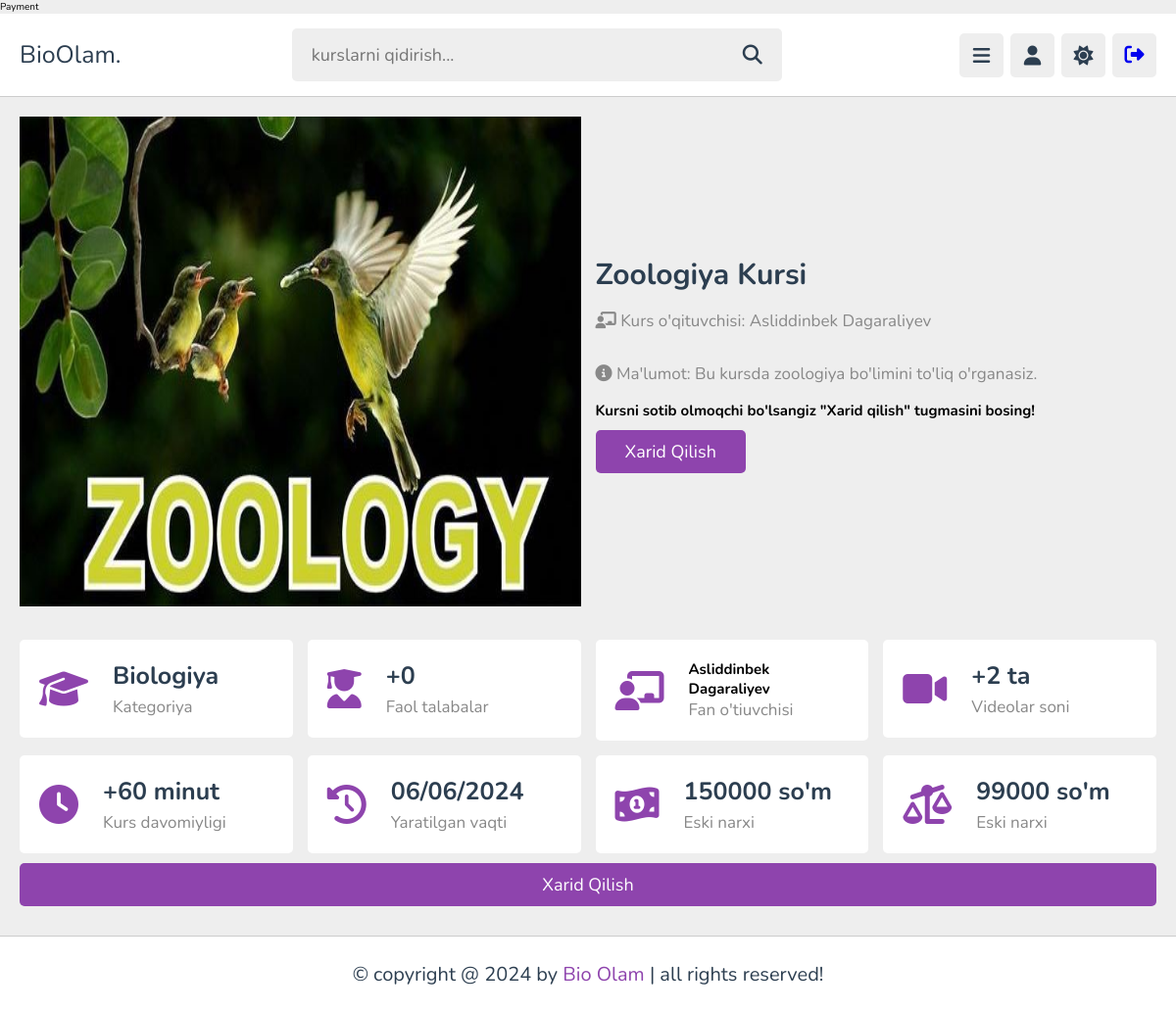
Page /courses/playlists/4/pay/ (signed in) on the committed database.
### courses/models.py (models this page shows, shortened)
class Subcategory(models.Model):
    class CourseType(models.TextChoices):
        Free = "Free", "Free"
        Paid = "Paid", "Paid"
    category = models.ForeignKey(
        Category,
        on_delete=models.CASCADE,
        related_name='subcategories'
    )
    teacher = models.ForeignKey(
        'users.Teachers',
        on_delete=models.CASCADE,
        related_name='subcategories'
    )
    course_type = models.CharField(
        max_length=200,
        choices=CourseType.choices,
        default=CourseType.Free
    )
    name = models.CharField(max_length=100)
    descriptions = models.TextField()
    image = models.ImageField(
        upload_to="subcategory/",
        blank=True,
        null=True
    )
    created_at = models.DateTimeField(auto_now_add=True)
    student_count = models.IntegerField(default=0)
    course_duration = models.IntegerField(default=0)
    videos_count = models.IntegerField(default=0)
    is_payment = models.BooleanField(default=False)
    old_price = models.IntegerField(default=0)
    price = models.BigIntegerField(default=0)

class Category(models.Model):
    name = models.CharField(max_length=100)
    image = models.ImageField(
        upload_to='category/',
        blank=True,
        null=True
    )
    subcategory_count = models.IntegerField(default=0)

### users/models.py (models this page shows, shortened)
class Teachers(models.Model):
    class TeacherType(models.TextChoices):
        Other = "Other", "Other"
        Biology = "Biologiya", "Biology"
        Chemistry = "Kimyo", "Chemistry"
        Physics = "Physics", "Physics"
        Math = "Matematika", "Math"
        English = "Ingliz tili", "English"
        History = "Tarix", "History"
        Geography = "Geografiya", "Geography"
        ComputerScience = "Computer Science", "Computer Science"
        Literature = "Adabiyot", "Literature"
        Art = "San'at", "Art"
        Music = "Musiqa", "Music"
    user = models.OneToOneField(
        User,
        on_delete=models.CASCADE,
        related_name='teacher'
    )
    profile = models.ForeignKey(
        Profile,
        on_delete=models.CASCADE,
        related_name='user_teachers',
    )
    teacher_type = models.CharField(
        max_length=200,
        choices=TeacherType.choices,
        default=TeacherType.Other
    )
    bio = models.TextField()
    courses_num = models.IntegerField(default=0)
    videos_num = models.IntegerField(default=0)
    student_num = models.IntegerField(default=0)
    likes_num = models.IntegerField(default=0)
    comments_num = models.IntegerField(default=0)

### pages/views.py (the view)
# urls.py: path('courses/playlists/<int:id>/pay/', playlists_done, name='playlist_pay'),
def playlists_done(request, id):
    subcategory = get_object_or_404(Subcategory, id=id)
    return render(request, 'payment/payment_done.html', context={'subcategory': subcategory})

### users/context_processor.py (called while the page is built)
def get_user(request):
    user = request.user
    context = {
        'user': user,
    }
    return context

### templates/payment/payment_done.html (shortened to what this page needs)
{% extends "base.html" %}
{% load static %}
{% block content %}
    <section class="about">
        <div class="row">
           <div class="image">
              <img src="{{ subcategory.image.url }}" alt="">
           </div>
           <div class="content">
              <h3>{{ subcategory.name }}</h3>
              <p><i class="fa-solid fa-chalkboard-user"></i> Kurs o'qituvchisi: {{ subcategory.teacher.user.first_name }} {{ subcategory.teacher.user.last_name }}</p>
              <p><i class="fa-solid fa-circle-info"></i> Ma'lumot: {{ subcategory.descriptions }}</p>
              <h2>Kursni sotib olmoqchi bo'lsangiz "Xarid qilish" tugmasini bosing!</h2>
              <a href="{% url 'playlists_pay' subcategory.id %}" class="inline-btn">Xarid qilish</a>
           </div>
        </div>
        <div class="box-container">
           <div class="box">
              <i class="fas fa-graduation-cap"></i>
              <div>
                 <h3>{{ subcategory.category.name }}</h3>
                 <p>Kategoriya</p>
              </div>
           </div>
           <div class="box">
              <i class="fas fa-user-graduate"></i>
              <div>
                 <h3>+{{ subcategory.student_count }}</h3>
                 <p>Faol talabalar</p>
              </div>
           </div>
           <div class="box">
              <i class="fas fa-chalkboard-user"></i>
              <div>
                 <h2>{{ subcategory.teacher.user.first_name }} {{ subcategory.teacher.user.last_name }}</h2>
                 <p>Fan o'tiuvchisi</p>
              </div>
           </div>
           <div class="box">
              <i class="fa-solid fa-video"></i>
              <div>
                 <h3>+{{ subcategory.videos_count }} ta</h3>
                 <p>Videolar soni</p>
              </div>
           </div>
            <div class="box">
              <i class="fa-solid fa-clock"></i>
              <div>
                 <h3>+{{ subcategory.course_duration }} minut</h3>
                 <p>Kurs davomiyligi</p>
              </div>
           </div>
            <div class="box">
              <i class="fa-solid fa-clock-rotate-left"></i>
              <div>
                 <h3>{{ subcategory.created_at|date:"m/d/Y" }}</h3>
                 <p>Yaratilgan vaqti</p>
              </div>
           </div>
            <div class="box">
              <i class="fa-solid fa-money-bill-1-wave"></i>
              <div>
                 <h3>{{ subcategory.old_price }} so'm</h3>
                 <p>Eski narxi</p>
              </div>
           </div>
            <div class="box">
              <i class="fa-solid fa-scale-unbalanced"></i>
              <div>
                 <h3>{{ subcategory.price }} so'm</h3>
                 <p>Eski narxi</p>
              </div>
           </div>
        </div>
        <a href="{% url 'playlists_pay' subcategory.id %}" class="inline-btn" style="width: 100%;">Xarid qilish</a>
    </section>
{% endblock content %}

### static/css/style.css (style rules this page uses)
:root { --main-color:#8e44ad; --red:#e74c3c; --orange:#f39c12; --light-color:#888; --light-bg:#eee; --black:#2c3e50; --white:#fff; --border:.1rem solid rgba(0,0,0,.2); }
* { font-family: 'Nunito', sans-serif; margin:0; padding:0; box-sizing: border-box; outline: none; border:none; text-decoration: none; }
html { font-size: 62.5%; overflow-x: hidden; }
body { background-color: var(--light-bg); padding-left: 30rem; }
section { padding:2rem; margin: 0 auto; max-width: 1200px; }
.inline-btn, .inline-option-btn, .inline-delete-btn, .btn, .delete-btn, .option-btn { border-radius: .5rem; color:#fff; font-size: 1.8rem; cursor: pointer; text-transform: capitalize; padding:1rem 3rem; text-align: center; margin-top: 1rem; }
.inline-btn, .inline-option-btn, .inline-delete-btn { display: inline-block; }
.btn, .inline-btn { background-color: var(--main-color); }
.about .row { display: flex; align-items: center; flex-wrap: wrap; gap:1.5rem; }
.about .row .image { flex: 1 1 40rem; }
.about .row .image img { width: 100%; height: 50rem; }
.about .row .content { flex: 1 1 40rem; }
.about .row .content p { font-size: 1.7rem; line-height: 2; color: var(--light-color); padding: 1rem 0; }
.about .row .content h3 { font-size: 3rem; color:var(--black); text-transform: capitalize; }
.about .box-container { display: grid; grid-template-columns: repeat(auto-fit, minmax(27rem, 1fr)); gap:1.5rem; justify-content: center; align-items: flex-start; margin-top: 3rem; }
.about .box-container .box { border-radius: .5rem; background-color: var(--white); padding: 2rem; display: flex; align-items: center; gap: 2.5rem; }
.about .box-container .box i { font-size: 4rem; color: var(--main-color); }
.about .box-container .box h3 { font-size: 2.5rem; color: var(--black); margin-bottom: .3rem; }
.about .box-container .box p { font-size: 1.7rem; color:var(--light-color); }
@media (max-width:1200px) { body { padding-left: 0; } }

### rows in the picture
Subcategory: image (picture), name "Zoologiya Kursi", teacher.user.first_name "Asliddinbek", teacher.user.last_name "Dagaraliyev", descriptions "Bu kursda zoologiya bo'limini to'liq o'rganasiz.", category.name "Biologiya", student_count "0", videos_count "2", course_duration "60", created_at "06/06/2024", old_price "150000", price "99000"
